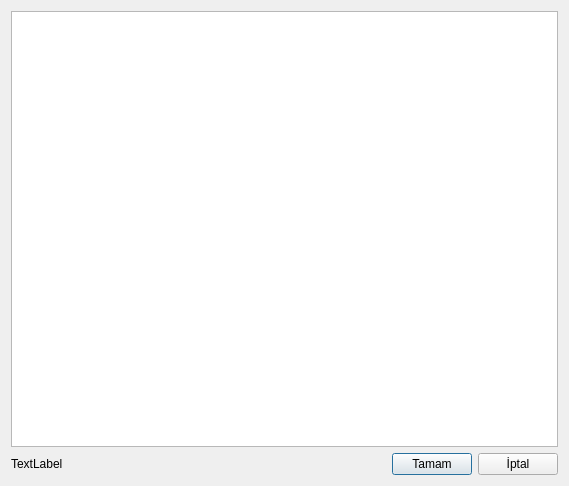
<?xml version="1.0" encoding="UTF-8"?>
<ui version="4.0">
 <class>ekledigergider</class>
 <widget class="QDialog" name="ekledigergider">
  <property name="geometry">
   <rect>
    <x>0</x>
    <y>0</y>
    <width>569</width>
    <height>486</height>
   </rect>
  </property>
  <property name="windowTitle">
   <string>Dialog</string>
  </property>
  <layout class="QGridLayout" name="gridLayout">
   <item row="0" column="0" colspan="4">
    <widget class="QTableWidget" name="tableWidget"/>
   </item>
   <item row="1" column="0">
    <widget class="QLabel" name="lblToplamTutar">
     <property name="text">
      <string>TextLabel</string>
     </property>
    </widget>
   </item>
   <item row="1" column="1">
    <spacer name="horizontalSpacer">
     <property name="orientation">
      <enum>Qt::Horizontal</enum>
     </property>
     <property name="sizeHint" stdset="0">
      <size>
       <width>302</width>
       <height>20</height>
      </size>
     </property>
    </spacer>
   </item>
   <item row="1" column="2">
    <widget class="QPushButton" name="btnTamam">
     <property name="text">
      <string>Tamam</string>
     </property>
    </widget>
   </item>
   <item row="1" column="3">
    <widget class="QPushButton" name="btnKapat">
     <property name="text">
      <string>İptal</string>
     </property>
    </widget>
   </item>
  </layout>
 </widget>
 <resources/>
 <connections/>
</ui>
